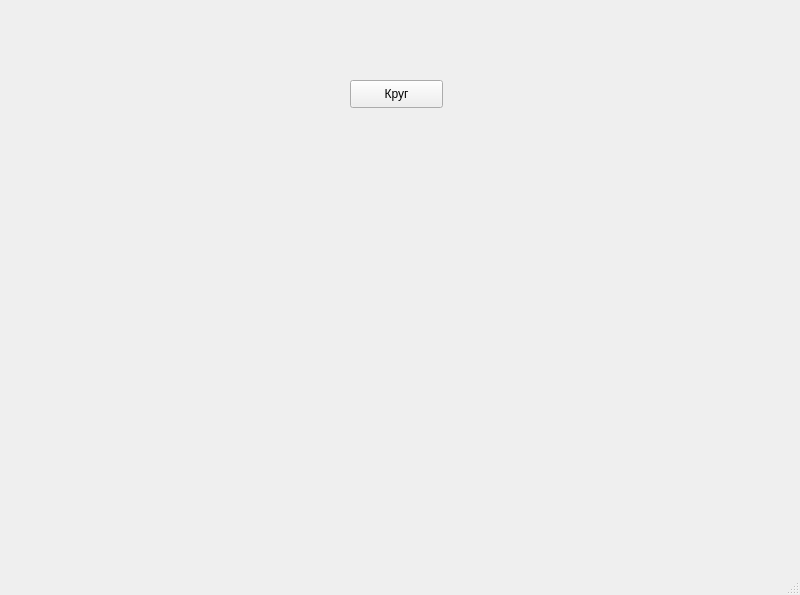
<?xml version="1.0" encoding="UTF-8"?>
<ui version="4.0">
 <class>MainWindow</class>
 <widget class="QMainWindow" name="MainWindow">
  <property name="geometry">
   <rect>
    <x>0</x>
    <y>0</y>
    <width>800</width>
    <height>595</height>
   </rect>
  </property>
  <property name="windowTitle">
   <string>MainWindow</string>
  </property>
  <widget class="QWidget" name="centralwidget">
   <widget class="QPushButton" name="pushButton">
    <property name="geometry">
     <rect>
      <x>350</x>
      <y>80</y>
      <width>93</width>
      <height>28</height>
     </rect>
    </property>
    <property name="text">
     <string>Круг</string>
    </property>
   </widget>
  </widget>
  <widget class="QMenuBar" name="menubar">
   <property name="geometry">
    <rect>
     <x>0</x>
     <y>0</y>
     <width>800</width>
     <height>26</height>
    </rect>
   </property>
  </widget>
  <widget class="QStatusBar" name="statusbar"/>
 </widget>
 <resources/>
 <connections/>
</ui>
